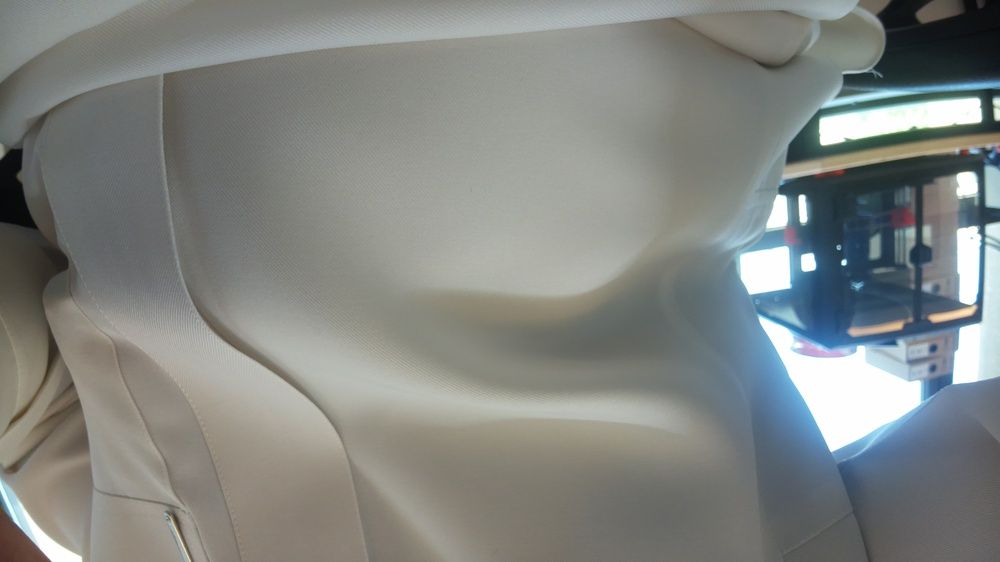
#> input picture Raybot2030_Dev/test_codes/image.jpg, 1000 x 562 px, shrunk from 4608 x 2592 before the run
$ python -i colorClassification.py   (imports and definitions only)
#> lines starting #> are read from the running program, lines starting #| are printed output that depends on the picture; after the words box and inside, x2 and y2 are one past the last pixel; in counts of white or black regions, pixels touching at a corner belong together
#> further down, picture is the input picture: shape (562, 1000, 3); mean B, G, R 129.9, 133.2, 129.9
import cv2
import numpy as np
from picamera2 import Picamera2

# Initialize the camera
# [1 line that did not run here, left out]
# [1 line that did not run here, left out]
# [2 lines not run here, left out]

# Define color ranges (in HSV)
color_ranges = {
    'Red': ([0, 100, 100], [10, 255, 255]),
    'Green': ([40, 40, 40], [80, 255, 255]),
    'Blue': ([100, 100, 100], [140, 255, 255]),
    'Magenta': ([140, 100, 100], [170, 255, 255]),
    'Black': ([0, 0, 0], [180, 255, 30])
}

def detect_colors(frame):
    # Convert the frame to HSV
    hsv = cv2.cvtColor(frame, cv2.COLOR_BGR2HSV)
#> hsv: shape (562, 1000, 3); mean H, S, V 51.2, 28.2, 137.4

    for color_name, (lower, upper) in color_ranges.items():
        # Create a mask for the current color
        mask = cv2.inRange(hsv, np.array(lower), np.array(upper))

        # Find contours in the mask
        contours, _ = cv2.findContours(mask, cv2.RETR_EXTERNAL, cv2.CHAIN_APPROX_SIMPLE)

        # Process each contour
        for contour in contours:
            # Calculate area and remove small elements
            area = cv2.contourArea(contour)
            if area > 1000:
                x, y, w, h = cv2.boundingRect(contour)
                cv2.rectangle(frame, (x, y), (x + w, y + h), (0, 255, 0), 2)
                cv2.putText(frame, color_name, (x, y - 10), cv2.FONT_HERSHEY_SIMPLEX, 0.9, (0, 255, 0), 2)
#> this loop made 5 passes
#> pass 1, in detect_colors, `mask = cv2.inRange(hsv, np.array(lower), np.array(upper))`:
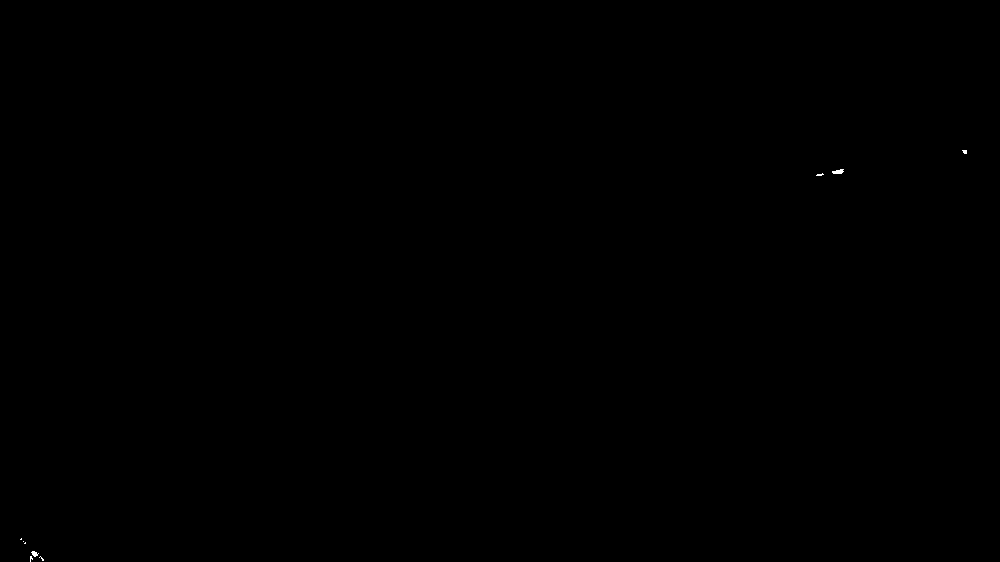
#> mask: shape (562, 1000); 0.02% white; 9 white regions (7 under 20 px), largest, box (x1, y1, x2, y2) and area: (832, 169, 844, 174) 43, (31, 551, 39, 557) 28
#> pass 2, in detect_colors, `mask = cv2.inRange(hsv, np.array(lower), np.array(upper))`:
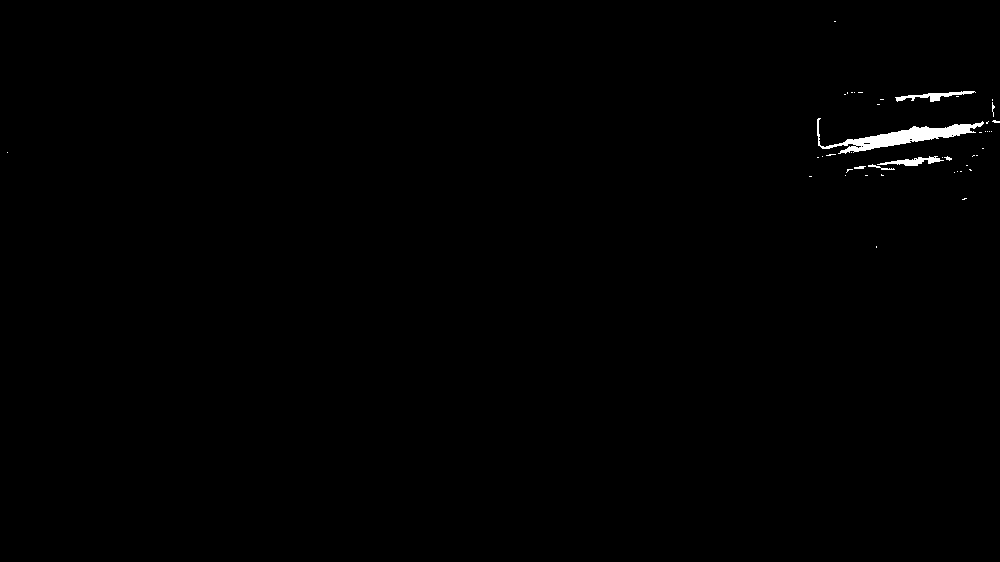
#> mask: shape (562, 1000); 0.46% white; 45 white regions (38 under 20 px), largest, box (x1, y1, x2, y2) and area: (817, 118, 984, 154) 1718, (895, 91, 976, 102) 318, (877, 156, 944, 166) 285
#> pass 3, in detect_colors, `mask = cv2.inRange(hsv, np.array(lower), np.array(upper))`:
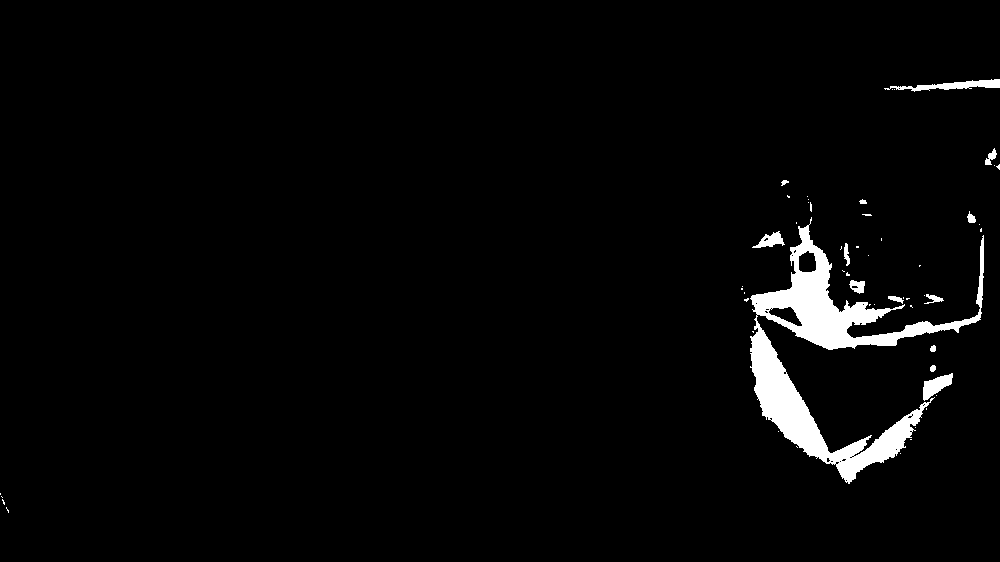
#> mask: shape (562, 1000); 2.9% white; 56 white regions (42 under 20 px), largest, box (x1, y1, x2, y2) and area: (750, 217, 984, 484) 13904, (884, 79, 1000, 92) 622, (923, 373, 953, 401) 430
#> after the loop:
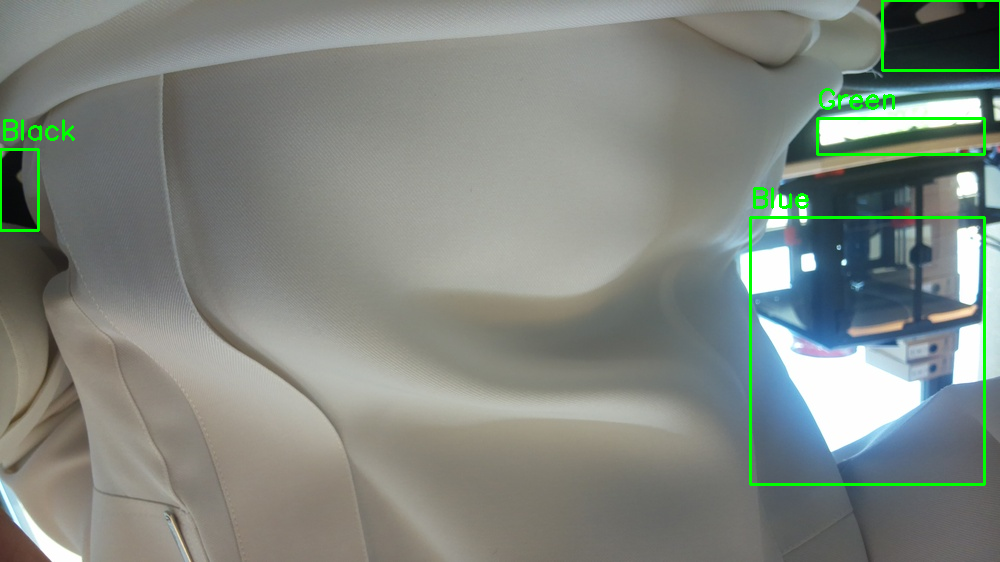
#> frame: shape (562, 1000, 3); 1.32% of pixels changed, all inside (x1, y1, x2, y2) = (0, 0, 1000, 486)
#> after the loop:
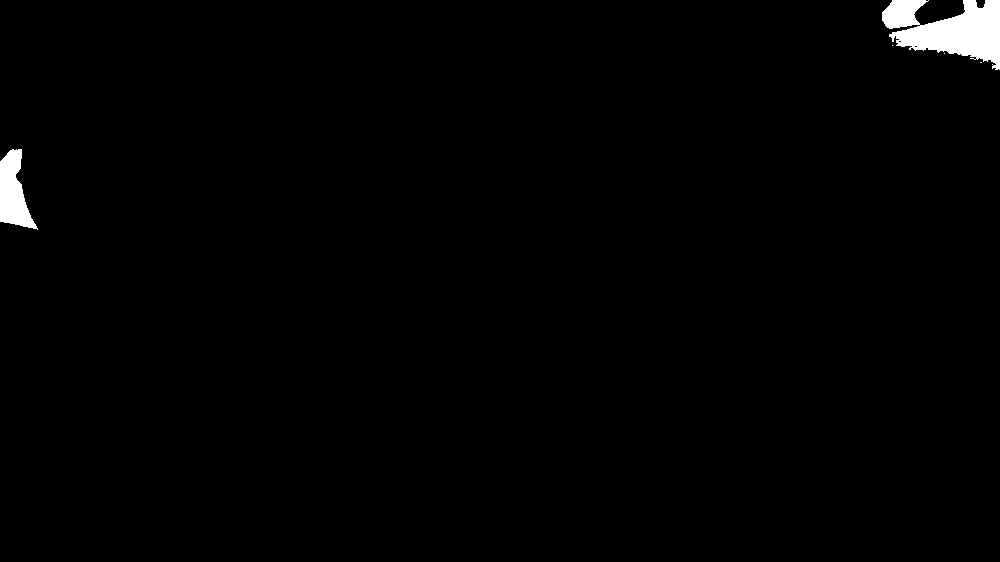
#> mask: shape (562, 1000); 1.2% white; 5 white regions (3 under 20 px), largest, box (x1, y1, x2, y2) and area: (882, 0, 1000, 70) 4928, (0, 149, 38, 230) 1751

    return frame

# [19 lines not run here, left out]

>>> import cv2
>>> picture = cv2.imread('image.jpg')
>>> result = detect_colors(picture)
